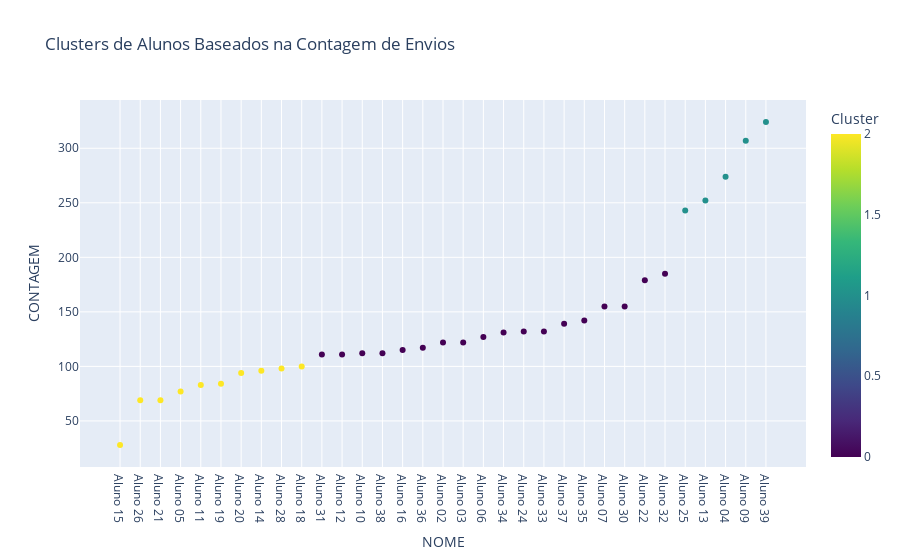

Notebook cell for this chart:
### Code cell
import plotly.express as px

# Passo 3: Aplicar o K-means para clusterizar em 3 grupos
kmeans = KMeans(n_clusters=3, random_state=42)
kmeans.fit(total_envios[['CONTAGEM']])
total_envios['Cluster'] = kmeans.labels_

# Passo 4: Criar o gráfico com plotly.express
fig = px.scatter(total_envios, x='NOME', y='CONTAGEM', color='Cluster', 
                 title='Clusters de Alunos Baseados na Contagem de Envios',
                 labels={'Aluno': 'NOME', 'CONTAGEM': 'CONTAGEM'},
                 color_continuous_scale=px.colors.sequential.Viridis)

fig.show()

### Figure 1 — Plotly figure (JSON) as saved in the notebook; plotly's stock layout.template omitted (floating-point values rounded to 4 significant figures)
{"data": [{"hovertemplate": "NOME=%{x}<br>CONTAGEM=%{y}<br>Cluster=%{marker.color}<extra></extra>", "legendgroup": "", "marker": {"color": [2, 2, 2, 2, 2, 2, 2, 2, 2, 2, 0, 0, 0, 0, 0, 0, 0, 0, 0, 0, 0, 0, 0, 0, 0, 0, 0, 0, 1, 1, 1, 1, 1], "coloraxis": "coloraxis", "symbol": "circle"}, "mode": "markers", "name": "", "orientation": "v", "showlegend": false, "type": "scatter", "x": ["Aluno 15", "Aluno 26", "Aluno 21", "Aluno 05", "Aluno 11", "Aluno 19", "Aluno 20", "Aluno 14", "Aluno 28", "Aluno 18", "Aluno 31", "Aluno 12", "Aluno 10", "Aluno 38", "Aluno 16", "Aluno 36", "Aluno 02", "Aluno 03", "Aluno 06", "Aluno 34", "Aluno 24", "Aluno 33", "Aluno 37", "Aluno 35", "Aluno 07", "Aluno 30", "Aluno 22", "Aluno 32", "Aluno 25", "Aluno 13", "Aluno 04", "Aluno 09", "Aluno 39"], "xaxis": "x", "y": [28, 69, 69, 77, 83, 84, 94, 96, 98, 100, 111, 111, 112, 112, 115, 117, 122, 122, 127, 131, 132, 132, 139, 142, 155, 155, 179, 185, 243, 252, 274, 307, 324], "yaxis": "y"}], "layout": {"coloraxis": {"colorbar": {"title": {"text": "Cluster"}}, "colorscale": [[0, "#440154"], [0.1111, "#482878"], [0.2222, "#3e4989"], [0.3333, "#31688e"], [0.4444, "#26828e"], [0.5556, "#1f9e89"], [0.6667, "#35b779"], [0.7778, "#6ece58"], [0.8889, "#b5de2b"], [1, "#fde725"]]}, "legend": {"tracegroupgap": 0}, "title": {"text": "Clusters de Alunos Baseados na Contagem de Envios"}, "xaxis": {"anchor": "y", "domain": [0, 1], "title": {"text": "NOME"}}, "yaxis": {"anchor": "x", "domain": [0, 1], "title": {"text": "CONTAGEM"}}}}
